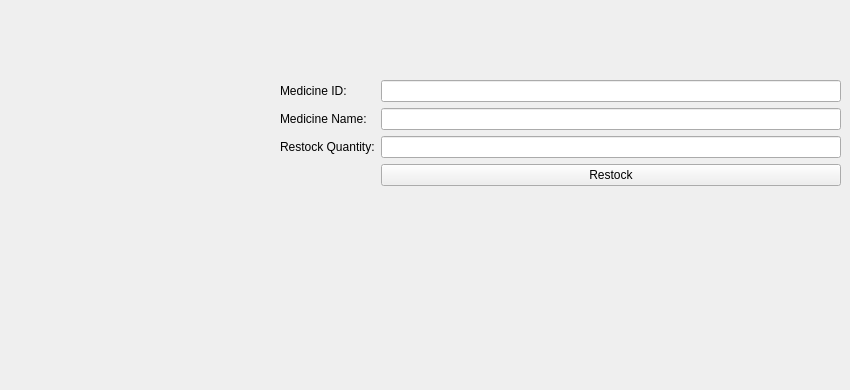
              <widget class="QWidget" name="med_restock">
               <widget class="QWidget" name="formLayoutWidget_10">
                <property name="geometry">
                 <rect>
                  <x>280</x>
                  <y>80</y>
                  <width>561</width>
                  <height>301</height>
                 </rect>
                </property>
                <layout class="QFormLayout" name="formLayout_20">
                 <item row="0" column="0">
                  <widget class="QLabel" name="label_83">
                   <property name="text">
                    <string>Medicine ID:</string>
                   </property>
                  </widget>
                 </item>
                 <item row="1" column="0">
                  <widget class="QLabel" name="label_84">
                   <property name="text">
                    <string>Medicine Name:</string>
                   </property>
                  </widget>
                 </item>
                 <item row="0" column="1">
                  <widget class="QLineEdit" name="med_id_restock"/>
                 </item>
                 <item row="1" column="1">
                  <widget class="QLineEdit" name="med_name_restock"/>
                 </item>
                 <item row="2" column="1">
                  <widget class="QLineEdit" name="med_quan_restock"/>
                 </item>
                 <item row="2" column="0">
                  <widget class="QLabel" name="label_85">
                   <property name="text">
                    <string>Restock Quantity:</string>
                   </property>
                  </widget>
                 </item>
                 <item row="3" column="1">
                  <widget class="QPushButton" name="med_restock_push">
                   <property name="text">
                    <string>Restock</string>
                   </property>
                  </widget>
                 </item>
                </layout>
               </widget>
              </widget>
